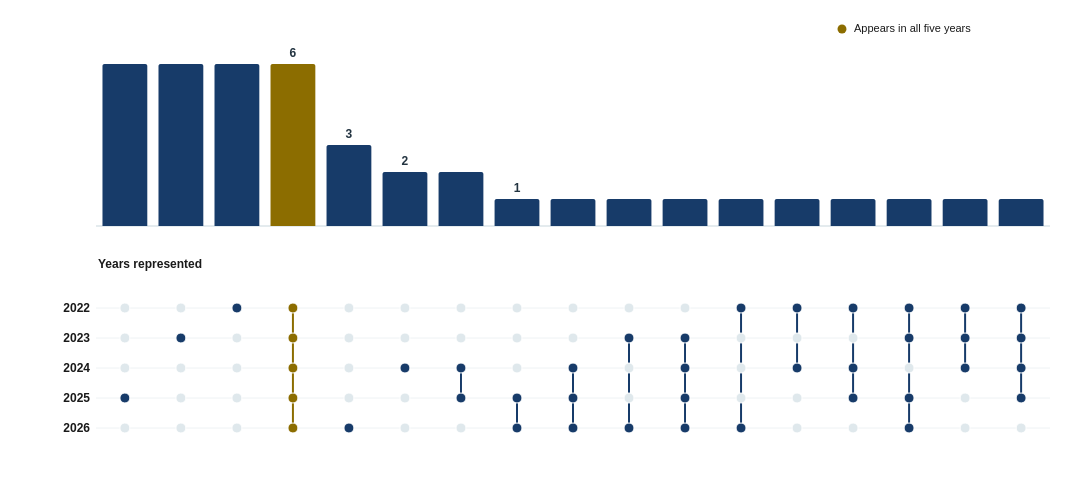

Express this chart as Vega-Lite.
### Vega specification from a JSON file in a GitHub repository (floating-point values rounded to 4 significant figures)
{"$schema": "https://vega.github.io/schema/vega/v5.json", "description": "UpSet plot of publisher appearances across publisher-attributed Prime Minister’s Literary Awards shortlist records, 2022–2026.", "width": {"signal": "width"}, "height": 470, "padding": {"left": 4, "right": 4, "top": 8, "bottom": 4}, "autosize": {"type": "fit-x", "contains": "padding", "resize": true}, "background": "#ffffff", "signals": [{"name": "width", "update": "max(280, min(1120, windowSize()[0] - (windowSize()[0] < 650 ? 92 : 128)))", "on": [{"events": "window:resize", "update": "max(280, min(1120, windowSize()[0] - (windowSize()[0] < 650 ? 92 : 128)))"}]}], "data": [{"name": "patterns", "values": [{"pattern": "00010", "publishers": 6, "yearList": "2025", "members": ["Fremantle Press", "NewSouth Publishing", "Recent Work Press", "Scribe Publications", "Shearsman Books", "Thames & Hudson Australia"], "showLabel": false}, {"pattern": "01000", "publishers": 6, "yearList": "2023", "members": ["MIP", "The Hare & Tortoise Books", "Ultimo Press", "Upswell Publishing", "Virago", "Yandaarra Community Group"], "showLabel": false}, {"pattern": "10000", "publishers": 6, "yearList": "2022", "members": ["Fomite", "Halstead Press", "Pan Macmillan Australia", "Pitt Street Poetry", "Simon & Schuster Australia", "UWA Publishing"], "showLabel": false}, {"pattern": "11111", "publishers": 6, "yearList": "2022, 2023, 2024, 2025, 2026", "members": ["Allen & Unwin", "Black Inc.", "Giramondo Publishing", "Penguin Random House Australia", "Text Publishing", "University of Queensland Press"], "showLabel": true}, {"pattern": "00001", "publishers": 3, "yearList": "2026", "members": ["Echo Publishing", "Powerhouse Museum", "Spinifex Press"], "showLabel": true}, {"pattern": "00100", "publishers": 2, "yearList": "2024", "members": ["Hardie Grant Explore", "Quemar Press"], "showLabel": true}, {"pattern": "00110", "publishers": 2, "yearList": "2024, 2025", "members": ["Affirm Press", "Scribner Australia"], "showLabel": false}, {"pattern": "00011", "publishers": 1, "yearList": "2025, 2026", "members": ["Vagabond Press"], "showLabel": true}, {"pattern": "00111", "publishers": 1, "yearList": "2024, 2025, 2026", "members": ["Hardie Grant Children's Publishing"], "showLabel": false}, {"pattern": "01001", "publishers": 1, "yearList": "2023, 2026", "members": ["Monash University Publishing"], "showLabel": false}, {"pattern": "01111", "publishers": 1, "yearList": "2023, 2024, 2025, 2026", "members": ["Hachette Australia"], "showLabel": false}, {"pattern": "10001", "publishers": 1, "yearList": "2022, 2026", "members": ["Transit Lounge"], "showLabel": false}, {"pattern": "10100", "publishers": 1, "yearList": "2022, 2024", "members": ["La Trobe University Press"], "showLabel": false}, {"pattern": "10110", "publishers": 1, "yearList": "2022, 2024, 2025", "members": ["HarperCollins Publishers"], "showLabel": false}, {"pattern": "11011", "publishers": 1, "yearList": "2022, 2023, 2025, 2026", "members": ["Melbourne University Publishing"], "showLabel": false}, {"pattern": "11100", "publishers": 1, "yearList": "2022, 2023, 2024", "members": ["Puncher and Wattmann"], "showLabel": false}, {"pattern": "11110", "publishers": 1, "yearList": "2022, 2023, 2024, 2025", "members": ["Magabala Books"], "showLabel": false}]}, {"name": "dots", "values": [{"pattern": "00010", "yearIndex": 0, "active": false, "publishers": 6, "year": "2022"}, {"pattern": "00010", "yearIndex": 1, "active": false, "publishers": 6, "year": "2023"}, {"pattern": "00010", "yearIndex": 2, "active": false, "publishers": 6, "year": "2024"}, {"pattern": "00010", "yearIndex": 3, "active": true, "publishers": 6, "year": "2025"}, {"pattern": "00010", "yearIndex": 4, "active": false, "publishers": 6, "year": "2026"}, {"pattern": "01000", "yearIndex": 0, "active": false, "publishers": 6, "year": "2022"}, {"pattern": "01000", "yearIndex": 1, "active": true, "publishers": 6, "year": "2023"}, {"pattern": "01000", "yearIndex": 2, "active": false, "publishers": 6, "year": "2024"}, {"pattern": "01000", "yearIndex": 3, "active": false, "publishers": 6, "year": "2025"}, {"pattern": "01000", "yearIndex": 4, "active": false, "publishers": 6, "year": "2026"}, {"pattern": "10000", "yearIndex": 0, "active": true, "publishers": 6, "year": "2022"}, {"pattern": "10000", "yearIndex": 1, "active": false, "publishers": 6, "year": "2023"}, {"pattern": "10000", "yearIndex": 2, "active": false, "publishers": 6, "year": "2024"}, {"pattern": "10000", "yearIndex": 3, "active": false, "publishers": 6, "year": "2025"}, {"pattern": "10000", "yearIndex": 4, "active": false, "publishers": 6, "year": "2026"}, {"pattern": "11111", "yearIndex": 0, "active": true, "publishers": 6, "year": "2022"}, {"pattern": "11111", "yearIndex": 1, "active": true, "publishers": 6, "year": "2023"}, {"pattern": "11111", "yearIndex": 2, "active": true, "publishers": 6, "year": "2024"}, {"pattern": "11111", "yearIndex": 3, "active": true, "publishers": 6, "year": "2025"}, {"pattern": "11111", "yearIndex": 4, "active": true, "publishers": 6, "year": "2026"}, {"pattern": "00001", "yearIndex": 0, "active": false, "publishers": 3, "year": "2022"}, {"pattern": "00001", "yearIndex": 1, "active": false, "publishers": 3, "year": "2023"}, {"pattern": "00001", "yearIndex": 2, "active": false, "publishers": 3, "year": "2024"}, {"pattern": "00001", "yearIndex": 3, "active": false, "publishers": 3, "year": "2025"}, {"pattern": "00001", "yearIndex": 4, "active": true, "publishers": 3, "year": "2026"}, {"pattern": "00100", "yearIndex": 0, "active": false, "publishers": 2, "year": "2022"}, {"pattern": "00100", "yearIndex": 1, "active": false, "publishers": 2, "year": "2023"}, {"pattern": "00100", "yearIndex": 2, "active": true, "publishers": 2, "year": "2024"}, {"pattern": "00100", "yearIndex": 3, "active": false, "publishers": 2, "year": "2025"}, {"pattern": "00100", "yearIndex": 4, "active": false, "publishers": 2, "year": "2026"}, {"pattern": "00110", "yearIndex": 0, "active": false, "publishers": 2, "year": "2022"}, {"pattern": "00110", "yearIndex": 1, "active": false, "publishers": 2, "year": "2023"}, {"pattern": "00110", "yearIndex": 2, "active": true, "publishers": 2, "year": "2024"}, {"pattern": "00110", "yearIndex": 3, "active": true, "publishers": 2, "year": "2025"}, {"pattern": "00110", "yearIndex": 4, "active": false, "publishers": 2, "year": "2026"}, {"pattern": "00011", "yearIndex": 0, "active": false, "publishers": 1, "year": "2022"}, {"pattern": "00011", "yearIndex": 1, "active": false, "publishers": 1, "year": "2023"}, {"pattern": "00011", "yearIndex": 2, "active": false, "publishers": 1, "year": "2024"}, {"pattern": "00011", "yearIndex": 3, "active": true, "publishers": 1, "year": "2025"}, {"pattern": "00011", "yearIndex": 4, "active": true, "publishers": 1, "year": "2026"}, {"pattern": "00111", "yearIndex": 0, "active": false, "publishers": 1, "year": "2022"}, {"pattern": "00111", "yearIndex": 1, "active": false, "publishers": 1, "year": "2023"}, {"pattern": "00111", "yearIndex": 2, "active": true, "publishers": 1, "year": "2024"}, {"pattern": "00111", "yearIndex": 3, "active": true, "publishers": 1, "year": "2025"}, {"pattern": "00111", "yearIndex": 4, "active": true, "publishers": 1, "year": "2026"}, {"pattern": "01001", "yearIndex": 0, "active": false, "publishers": 1, "year": "2022"}, {"pattern": "01001", "yearIndex": 1, "active": true, "publishers": 1, "year": "2023"}, {"pattern": "01001", "yearIndex": 2, "active": false, "publishers": 1, "year": "2024"}, {"pattern": "01001", "yearIndex": 3, "active": false, "publishers": 1, "year": "2025"}, {"pattern": "01001", "yearIndex": 4, "active": true, "publishers": 1, "year": "2026"}, {"pattern": "01111", "yearIndex": 0, "active": false, "publishers": 1, "year": "2022"}, {"pattern": "01111", "yearIndex": 1, "active": true, "publishers": 1, "year": "2023"}, {"pattern": "01111", "yearIndex": 2, "active": true, "publishers": 1, "year": "2024"}, {"pattern": "01111", "yearIndex": 3, "active": true, "publishers": 1, "year": "2025"}, {"pattern": "01111", "yearIndex": 4, "active": true, "publishers": 1, "year": "2026"}, {"pattern": "10001", "yearIndex": 0, "active": true, "publishers": 1, "year": "2022"}, {"pattern": "10001", "yearIndex": 1, "active": false, "publishers": 1, "year": "2023"}, {"pattern": "10001", "yearIndex": 2, "active": false, "publishers": 1, "year": "2024"}, {"pattern": "10001", "yearIndex": 3, "active": false, "publishers": 1, "year": "2025"}, {"pattern": "10001", "yearIndex": 4, "active": true, "publishers": 1, "year": "2026"}, {"pattern": "10100", "yearIndex": 0, "active": true, "publishers": 1, "year": "2022"}, {"pattern": "10100", "yearIndex": 1, "active": false, "publishers": 1, "year": "2023"}, {"pattern": "10100", "yearIndex": 2, "active": true, "publishers": 1, "year": "2024"}, {"pattern": "10100", "yearIndex": 3, "active": false, "publishers": 1, "year": "2025"}, {"pattern": "10100", "yearIndex": 4, "active": false, "publishers": 1, "year": "2026"}, {"pattern": "10110", "yearIndex": 0, "active": true, "publishers": 1, "year": "2022"}, {"pattern": "10110", "yearIndex": 1, "active": false, "publishers": 1, "year": "2023"}, {"pattern": "10110", "yearIndex": 2, "active": true, "publishers": 1, "year": "2024"}, {"pattern": "10110", "yearIndex": 3, "active": true, "publishers": 1, "year": "2025"}, {"pattern": "10110", "yearIndex": 4, "active": false, "publishers": 1, "year": "2026"}, {"pattern": "11011", "yearIndex": 0, "active": true, "publishers": 1, "year": "2022"}, {"pattern": "11011", "yearIndex": 1, "active": true, "publishers": 1, "year": "2023"}, {"pattern": "11011", "yearIndex": 2, "active": false, "publishers": 1, "year": "2024"}, {"pattern": "11011", "yearIndex": 3, "active": true, "publishers": 1, "year": "2025"}, {"pattern": "11011", "yearIndex": 4, "active": true, "publishers": 1, "year": "2026"}, {"pattern": "11100", "yearIndex": 0, "active": true, "publishers": 1, "year": "2022"}, {"pattern": "11100", "yearIndex": 1, "active": true, "publishers": 1, "year": "2023"}, {"pattern": "11100", "yearIndex": 2, "active": true, "publishers": 1, "year": "2024"}, {"pattern": "11100", "yearIndex": 3, "active": false, "publishers": 1, "year": "2025"}, {"pattern": "11100", "yearIndex": 4, "active": false, "publishers": 1, "year": "2026"}, {"pattern": "11110", "yearIndex": 0, "active": true, "publishers": 1, "year": "2022"}, {"pattern": "11110", "yearIndex": 1, "active": true, "publishers": 1, "year": "2023"}, {"pattern": "11110", "yearIndex": 2, "active": true, "publishers": 1, "year": "2024"}, {"pattern": "11110", "yearIndex": 3, "active": true, "publishers": 1, "year": "2025"}, {"pattern": "11110", "yearIndex": 4, "active": false, "publishers": 1, "year": "2026"}]}, {"name": "connectors", "values": [{"pattern": "11111", "firstYear": 0, "lastYear": 4, "allFive": true}, {"pattern": "00110", "firstYear": 2, "lastYear": 3, "allFive": false}, {"pattern": "00011", "firstYear": 3, "lastYear": 4, "allFive": false}, {"pattern": "00111", "firstYear": 2, "lastYear": 4, "allFive": false}, {"pattern": "01001", "firstYear": 1, "lastYear": 4, "allFive": false}, {"pattern": "01111", "firstYear": 1, "lastYear": 4, "allFive": false}, {"pattern": "10001", "firstYear": 0, "lastYear": 4, "allFive": false}, {"pattern": "10100", "firstYear": 0, "lastYear": 2, "allFive": false}, {"pattern": "10110", "firstYear": 0, "lastYear": 3, "allFive": false}, {"pattern": "11011", "firstYear": 0, "lastYear": 4, "allFive": false}, {"pattern": "11100", "firstYear": 0, "lastYear": 2, "allFive": false}, {"pattern": "11110", "firstYear": 0, "lastYear": 3, "allFive": false}]}, {"name": "years", "values": [{"year": "2022", "yearIndex": 0}, {"year": "2023", "yearIndex": 1}, {"year": "2024", "yearIndex": 2}, {"year": "2025", "yearIndex": 3}, {"year": "2026", "yearIndex": 4}]}], "scales": [{"name": "x", "type": "band", "domain": ["00010", "01000", "10000", "11111", "00001", "00100", "00110", "00011", "00111", "01001", "01111", "10001", "10100", "10110", "11011", "11100", "11110"], "range": [94, {"signal": "width - 20"}], "paddingInner": 0.2, "paddingOuter": 0.08}, {"name": "barY", "type": "linear", "domain": {"data": "patterns", "field": "publishers"}, "zero": true, "nice": true, "range": [218, 56]}, {"name": "yearY", "type": "linear", "domain": [0, 4], "range": [300, 420]}], "marks": [{"type": "symbol", "encode": {"update": {"x": {"signal": "width - 226"}, "y": {"value": 21}, "size": {"value": 80}, "fill": {"value": "#8C6D00"}}}}, {"type": "text", "encode": {"update": {"x": {"signal": "width - 214"}, "y": {"value": 24}, "text": {"value": "Appears in all five years"}, "font": {"value": "Arial"}, "fontSize": {"value": 11}, "fill": {"value": "#1A1A1A"}}}}, {"type": "rule", "encode": {"update": {"x": {"value": 92}, "x2": {"signal": "width - 18"}, "y": {"value": 218}, "stroke": {"value": "#C9D7DD"}}}}, {"type": "rect", "from": {"data": "patterns"}, "encode": {"update": {"x": {"scale": "x", "field": "pattern"}, "width": {"scale": "x", "band": 1}, "y": {"scale": "barY", "field": "publishers"}, "y2": {"value": 218}, "fill": {"signal": "datum.pattern === '11111' ? '#8C6D00' : '#173B69'"}, "cornerRadiusTopLeft": {"value": 2}, "cornerRadiusTopRight": {"value": 2}, "tooltip": {"signal": "datum.publishers + (datum.publishers === 1 ? ' publisher' : ' publishers') + ' appeared in ' + datum.yearList + ': ' + join(datum.members, ', ')"}}}}, {"type": "text", "from": {"data": "patterns"}, "encode": {"update": {"x": {"scale": "x", "field": "pattern", "band": 0.5}, "y": {"signal": "scale('barY', datum.publishers) - 7"}, "align": {"value": "center"}, "text": {"signal": "datum.showLabel ? datum.publishers : ''"}, "font": {"value": "Arial"}, "fontSize": {"value": 12}, "fontWeight": {"value": "bold"}, "fill": {"value": "#233441"}}}}, {"type": "text", "encode": {"update": {"x": {"value": 94}, "y": {"value": 260}, "text": {"value": "Years represented"}, "font": {"value": "Arial"}, "fontSize": {"value": 12}, "fontWeight": {"value": "bold"}, "fill": {"value": "#1A1A1A"}}}}, {"type": "rule", "from": {"data": "years"}, "encode": {"update": {"x": {"value": 92}, "x2": {"signal": "width - 18"}, "y": {"scale": "yearY", "field": "yearIndex"}, "stroke": {"value": "#EEF2F4"}, "strokeWidth": {"value": 1}}}}, {"type": "text", "from": {"data": "years"}, "encode": {"update": {"x": {"value": 86}, "y": {"scale": "yearY", "field": "yearIndex"}, "align": {"value": "right"}, "baseline": {"value": "middle"}, "text": {"field": "year"}, "font": {"value": "Arial"}, "fontSize": {"value": 12}, "fontWeight": {"value": "bold"}, "fill": {"value": "#1A1A1A"}}}}, {"type": "rule", "from": {"data": "connectors"}, "encode": {"update": {"x": {"scale": "x", "field": "pattern", "band": 0.5}, "y": {"scale": "yearY", "field": "firstYear"}, "y2": {"scale": "yearY", "field": "lastYear"}, "stroke": {"signal": "datum.allFive ? '#8C6D00' : '#173B69'"}, "strokeWidth": {"value": 2}}}}, {"type": "symbol", "from": {"data": "dots"}, "encode": {"update": {"x": {"scale": "x", "field": "pattern", "band": 0.5}, "y": {"scale": "yearY", "field": "yearIndex"}, "size": {"value": 100}, "shape": {"value": "circle"}, "fill": {"signal": "datum.active ? (datum.pattern === '11111' ? '#8C6D00' : '#173B69') : '#DFE8EC'"}, "stroke": {"value": "#ffffff"}, "strokeWidth": {"value": 1}, "tooltip": {"signal": "datum.year + ': ' + (datum.active ? 'present' : 'not present') + '; ' + datum.publishers + ' publishers share this pattern'"}}}}], "usermeta": {"source_rows": 144, "publishers": 41, "appeared_once": 23, "appeared_all_five": 6}}
